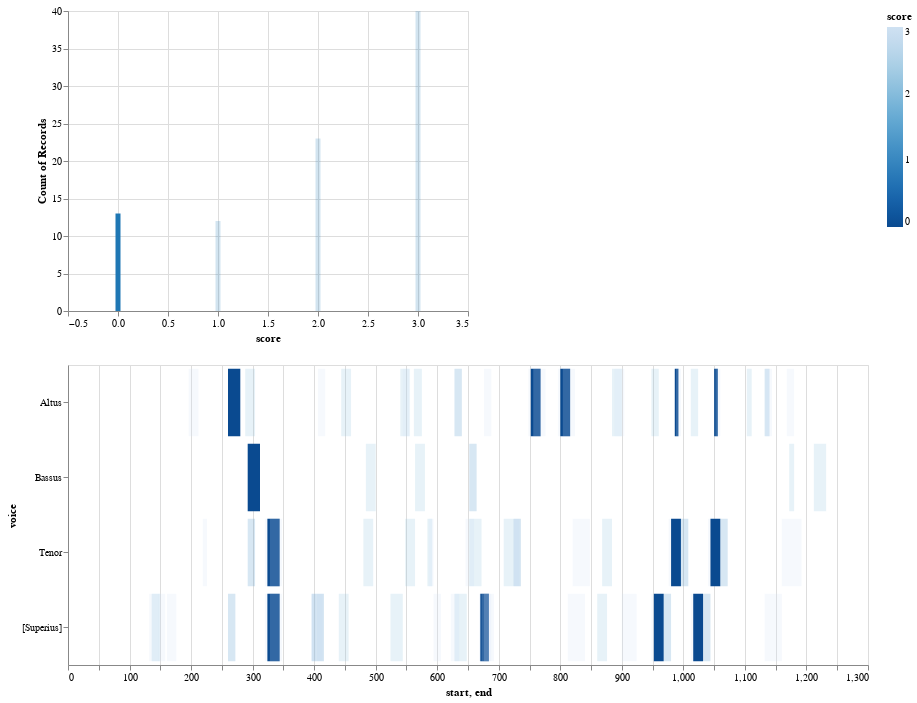

The notebook cell saved with this chart:
### Code cell
viz.plot_close_match_heatmap(mel_ngram, '0, 1, -1, -1, -1', score_df, dur_mel, selected_patterns=pats, compare='d')

### Figure 1 — Vega-Lite specification as saved in the notebook (floating-point values rounded to 4 significant figures)
{"config": {"view": {"continuousWidth": 400, "continuousHeight": 300}}, "vconcat": [{"mark": "bar", "encoding": {"color": {"value": "#1f77b4"}, "opacity": {"condition": {"value": 1, "test": "(datum.score <= SelectorName.cutoff)"}, "value": 0.2}, "x": {"type": "quantitative", "field": "score"}, "y": {"type": "quantitative", "aggregate": "count", "field": "score"}}}, {"mark": "bar", "encoding": {"color": {"type": "quantitative", "field": "score", "sort": "descending"}, "opacity": {"condition": {"value": 1, "test": "(datum.score <= SelectorName.cutoff)"}, "value": 0.2}, "tooltip": [{"type": "quantitative", "field": "start"}, {"type": "quantitative", "field": "end"}, {"type": "nominal", "field": "pattern"}, {"type": "quantitative", "field": "score"}], "x": {"type": "quantitative", "field": "start"}, "x2": {"field": "end"}, "y": {"type": "nominal", "field": "voice"}}, "height": 300, "selection": {"SelectorName": {"type": "single", "fields": ["cutoff"], "bind": {"input": "range", "max": 3.0, "min": 0.0, "name": "cutoff:", "step": 0.03}, "init": {"cutoff": 0}}, "selector019": {"type": "interval", "bind": "scales", "encodings": ["x", "y"]}}, "width": 800}], "data": {"name": "data-e32b191dca6926b85834ca7f06d7a58f"}, "$schema": "https://vega.github.io/schema/vega-lite/v4.8.1.json", "datasets": {"data-e32b191dca6926b85834ca7f06d7a58f": [{"start": 132.0, "voice": "[Superius]", "pattern": "0, 1, 1, -2, -1", "end": 148.0, "score": 3}, {"start": 136.0, "voice": "[Superius]", "pattern": "1, 1, -2, -1, -1", "end": 150.0, "score": 2}, {"start": 147.0, "voice": "[Superius]", "pattern": "-1, -1, -1, -1, -1", "end": 158.0, "score": 3}, {"start": 161.0, "voice": "[Superius]", "pattern": "-1, -1, -1, -1, -1", "end": 176.0, "score": 3}, {"start": 260.0, "voice": "[Superius]", "pattern": "0, 1, -1, 0, -1", "end": 272.0, "score": 1}, {"start": 320.0, "voice": "[Superius]", "pattern": "0, 0, 1, -1, -1", "end": 340.0, "score": 3}, {"start": 324.0, "voice": "[Superius]", "pattern": "0, 1, -1, -1, -1", "end": 344.0, "score": 0}, {"start": 328.0, "voice": "[Superius]", "pattern": "1, -1, -1, -1, -1", "end": 348.0, "score": 3}, {"start": 395.0, "voice": "[Superius]", "pattern": "-1, 1, 1, -1, -1", "end": 403.0, "score": 3}, {"start": 396.0, "voice": "[Superius]", "pattern": "1, 1, -1, -1, -1", "end": 404.0, "score": 1}, {"start": 403.0, "voice": "[Superius]", "pattern": "-1, 1, 1, -1, -1", "end": 414.0, "score": 3}, {"start": 404.0, "voice": "[Superius]", "pattern": "1, 1, -1, -1, -1", "end": 416.0, "score": 1}, {"start": 440.0, "voice": "[Superius]", "pattern": "1, 1, -2, -1, -1", "end": 456.0, "score": 2}, {"start": 524.0, "voice": "[Superius]", "pattern": "-2, 1, -1, -1, -1", "end": 544.0, "score": 2}, {"start": 594.0, "voice": "[Superius]", "pattern": "0, 3, -1, -1, 0", "end": 606.0, "score": 3}, {"start": 622.0, "voice": "[Superius]", "pattern": "0, 1, -2, 1, -1", "end": 636.0, "score": 3}, {"start": 628.0, "voice": "[Superius]", "pattern": "-2, 1, -1, -1, -1", "end": 648.0, "score": 2}, {"start": 668.0, "voice": "[Superius]", "pattern": "0, 0, 1, -1, -1", "end": 682.0, "score": 3}, {"start": 670.0, "voice": "[Superius]", "pattern": "0, 1, -1, -1, -1", "end": 684.0, "score": 0}, {"start": 672.0, "voice": "[Superius]", "pattern": "1, -1, -1, -1, -1", "end": 688.0, "score": 3}, {"start": 676.0, "voice": "[Superius]", "pattern": "-1, -1, -1, -1, -1", "end": 692.0, "score": 3}, {"start": 812.0, "voice": "[Superius]", "pattern": "0, 1, 0, -2, 0", "end": 840.0, "score": 3}, {"start": 860.0, "voice": "[Superius]", "pattern": "0, 3, -1, -1, -1", "end": 876.0, "score": 2}, {"start": 900.0, "voice": "[Superius]", "pattern": "1, 1, -2, 0, -1", "end": 924.0, "score": 3}, {"start": 948.0, "voice": "[Superius]", "pattern": "0, 0, 1, -1, -1", "end": 964.0, "score": 3}, {"start": 952.0, "voice": "[Superius]", "pattern": "0, 1, -1, -1, -1", "end": 968.0, "score": 0}, {"start": 968.0, "voice": "[Superius]", "pattern": "0, 2, -1, -1, -1", "end": 980.0, "score": 1}, {"start": 1012.0, "voice": "[Superius]", "pattern": "0, 0, 1, -1, -1", "end": 1028.0, "score": 3}, {"start": 1016.0, "voice": "[Superius]", "pattern": "0, 1, -1, -1, -1", "end": 1032.0, "score": 0}, {"start": 1032.0, "voice": "[Superius]", "pattern": "0, 2, -1, -1, -1", "end": 1044.0, "score": 1}, {"start": 1132.0, "voice": "[Superius]", "pattern": "-1, 1, -1, -1, 1", "end": 1160.0, "score": 3}, {"start": 196.0, "voice": "Altus", "pattern": "1, 1, 1, -1, -1", "end": 212.0, "score": 3}, {"start": 260.0, "voice": "Altus", "pattern": "0, 1, -1, -1, -1", "end": 280.0, "score": 0}, {"start": 288.0, "voice": "Altus", "pattern": "1, 1, -1, 0, -1", "end": 304.0, "score": 2}, {"start": 406.0, "voice": "Altus", "pattern": "1, 1, -2, -1, 0", "end": 418.0, "score": 3}, {"start": 444.0, "voice": "Altus", "pattern": "1, 1, -2, -1, -1", "end": 460.0, "score": 2}, {"start": 540.0, "voice": "Altus", "pattern": "-2, 1, -1, -1, -1", "end": 555.0, "score": 2}, {"start": 544.0, "voice": "Altus", "pattern": "1, -1, -1, -1, -1", "end": 556.0, "score": 3}, {"start": 562.0, "voice": "Altus", "pattern": "0, 1, -2, 0, -1", "end": 575.0, "score": 2}, {"start": 628.0, "voice": "Altus", "pattern": "0, 1, -1, 0, -1", "end": 640.0, "score": 1}, {"start": 676.0, "voice": "Altus", "pattern": "1, 2, -1, 0, -1", "end": 688.0, "score": 3}, {"start": 748.0, "voice": "Altus", "pattern": "0, 0, 1, -1, -1", "end": 766.0, "score": 3}, {"start": 752.0, "voice": "Altus", "pattern": "0, 1, -1, -1, -1", "end": 768.0, "score": 0}, {"start": 756.0, "voice": "Altus", "pattern": "1, -1, -1, -1, -1", "end": 776.0, "score": 3}, {"start": 796.0, "voice": "Altus", "pattern": "0, 0, 1, -1, -1", "end": 814.0, "score": 3}, {"start": 800.0, "voice": "Altus", "pattern": "0, 1, -1, -1, -1", "end": 816.0, "score": 0}, {"start": 804.0, "voice": "Altus", "pattern": "1, -1, -1, -1, -1", "end": 824.0, "score": 3}, {"start": 884.0, "voice": "Altus", "pattern": "2, 1, -1, -1, -1", "end": 900.0, "score": 2}, {"start": 888.0, "voice": "Altus", "pattern": "1, -1, -1, -1, -1", "end": 904.0, "score": 3}, {"start": 948.0, "voice": "Altus", "pattern": "0, -1, -1, -1, -1", "end": 960.0, "score": 2}, {"start": 986.0, "voice": "Altus", "pattern": "0, 1, -1, -1, -1", "end": 992.0, "score": 0}, {"start": 988.0, "voice": "Altus", "pattern": "1, -1, -1, -1, -1", "end": 996.0, "score": 3}, {"start": 1012.0, "voice": "Altus", "pattern": "0, -1, -1, -1, -1", "end": 1024.0, "score": 2}, {"start": 1050.0, "voice": "Altus", "pattern": "0, 1, -1, -1, -1", "end": 1056.0, "score": 0}, {"start": 1052.0, "voice": "Altus", "pattern": "1, -1, -1, -1, -1", "end": 1060.0, "score": 3}, {"start": 1103.0, "voice": "Altus", "pattern": "-1, 1, -2, -1, -1", "end": 1111.0, "score": 2}, {"start": 1132.0, "voice": "Altus", "pattern": "1, 1, -1, -1, -1", "end": 1140.0, "score": 1}, {"start": 1134.0, "voice": "Altus", "pattern": "1, -1, -1, -1, -1", "end": 1144.0, "score": 3}, {"start": 1168.0, "voice": "Altus", "pattern": "-2, 1, -1, 0, -1", "end": 1180.0, "score": 3}, {"start": 219.0, "voice": "Tenor", "pattern": "-1, -1, -1, -1, -1", "end": 226.0, "score": 3}, {"start": 292.0, "voice": "Tenor", "pattern": "0, 1, -1, 0, -1", "end": 304.0, "score": 1}, {"start": 320.0, "voice": "Tenor", "pattern": "0, 0, 1, -1, -1", "end": 340.0, "score": 3}, {"start": 324.0, "voice": "Tenor", "pattern": "0, 1, -1, -1, -1", "end": 344.0, "score": 0}, {"start": 328.0, "voice": "Tenor", "pattern": "1, -1, -1, -1, -1", "end": 348.0, "score": 3}, {"start": 480.0, "voice": "Tenor", "pattern": "1, 1, -2, -1, -1", "end": 496.0, "score": 2}, {"start": 548.0, "voice": "Tenor", "pattern": "-2, 1, -1, -1, -1", "end": 564.0, "score": 2}, {"start": 584.0, "voice": "Tenor", "pattern": "-2, 1, -1, -1, -1", "end": 592.0, "score": 2}, {"start": 586.0, "voice": "Tenor", "pattern": "1, -1, -1, -1, -1", "end": 594.0, "score": 3}, {"start": 646.0, "voice": "Tenor", "pattern": "0, 1, -2, 1, -1", "end": 660.0, "score": 3}, {"start": 652.0, "voice": "Tenor", "pattern": "-2, 1, -1, -1, -1", "end": 672.0, "score": 2}, {"start": 708.0, "voice": "Tenor", "pattern": "-1, 2, -1, -1, -1", "end": 724.0, "score": 2}, {"start": 723.0, "voice": "Tenor", "pattern": "-1, 1, 1, -1, -1", "end": 734.0, "score": 3}, {"start": 724.0, "voice": "Tenor", "pattern": "1, 1, -1, -1, -1", "end": 736.0, "score": 1}, {"start": 820.0, "voice": "Tenor", "pattern": "0, 1, 0, -2, 0", "end": 848.0, "score": 3}, {"start": 868.0, "voice": "Tenor", "pattern": "0, 3, -1, -1, -1", "end": 884.0, "score": 2}, {"start": 976.0, "voice": "Tenor", "pattern": "0, 0, 1, -1, -1", "end": 992.0, "score": 3}, {"start": 980.0, "voice": "Tenor", "pattern": "0, 1, -1, -1, -1", "end": 996.0, "score": 0}, {"start": 996.0, "voice": "Tenor", "pattern": "0, 2, -1, -1, -1", "end": 1008.0, "score": 1}, {"start": 1040.0, "voice": "Tenor", "pattern": "0, 0, 1, -1, -1", "end": 1056.0, "score": 3}, {"start": 1044.0, "voice": "Tenor", "pattern": "0, 1, -1, -1, -1", "end": 1060.0, "score": 0}, {"start": 1060.0, "voice": "Tenor", "pattern": "0, 2, -1, -1, -1", "end": 1072.0, "score": 1}, {"start": 1160.0, "voice": "Tenor", "pattern": "-1, 1, -1, -1, 1", "end": 1192.0, "score": 3}, {"start": 292.0, "voice": "Bassus", "pattern": "0, 1, -1, -1, -1", "end": 312.0, "score": 0}, {"start": 484.0, "voice": "Bassus", "pattern": "1, 1, -2, -1, -1", "end": 500.0, "score": 2}, {"start": 564.0, "voice": "Bassus", "pattern": "-2, 1, -1, -1, -1", "end": 580.0, "score": 2}, {"start": 652.0, "voice": "Bassus", "pattern": "0, 1, -1, 0, -1", "end": 664.0, "score": 1}, {"start": 1172.0, "voice": "Bassus", "pattern": "-2, 1, -1, -1, -1", "end": 1180.0, "score": 2}, {"start": 1212.0, "voice": "Bassus", "pattern": "0, -1, -1, -1, -1", "end": 1232.0, "score": 2}]}}
